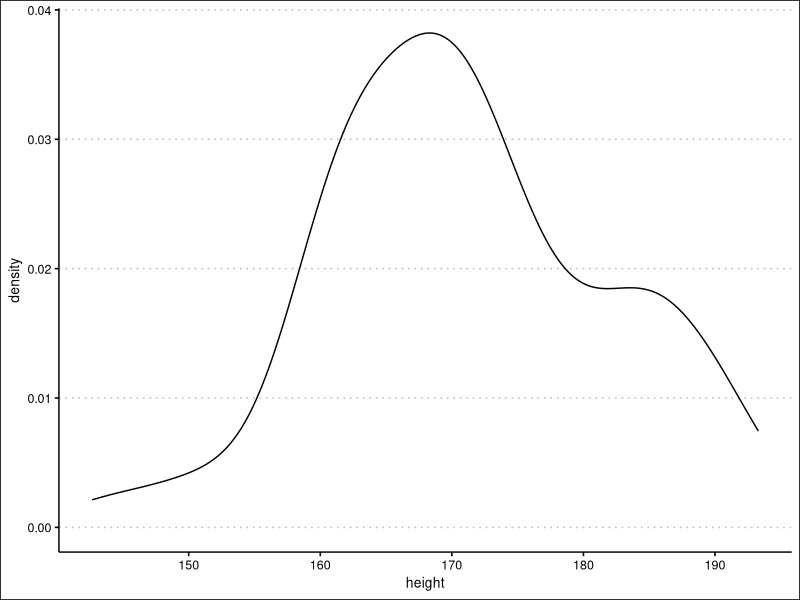
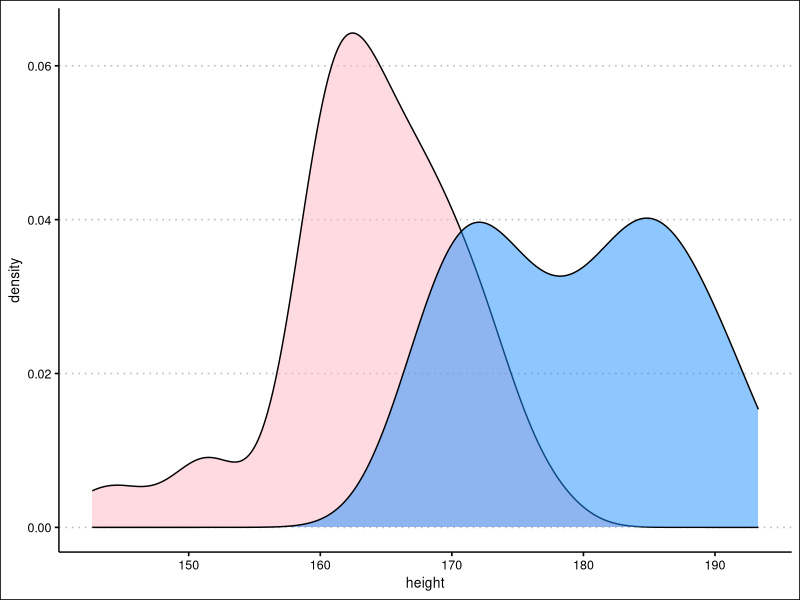
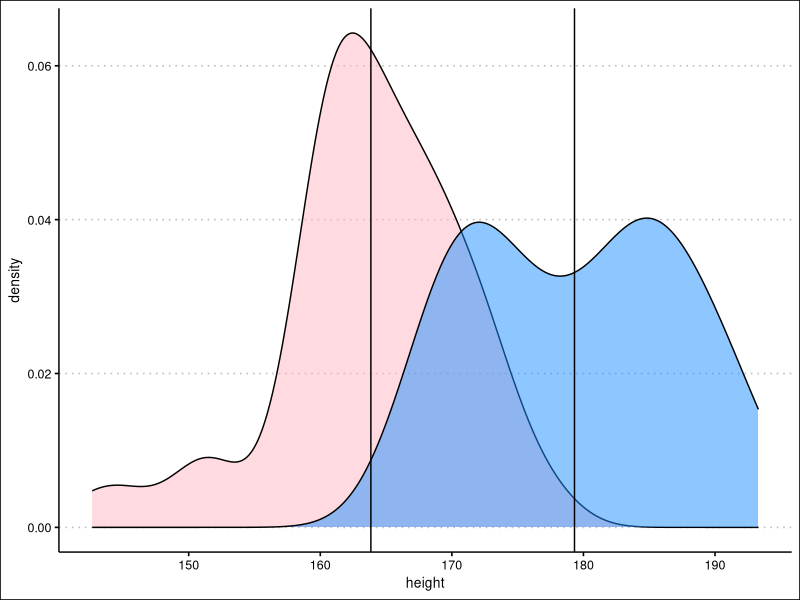

Source code (R) for these figures, in order:
## ---- chunk 1
knitr::opts_chunk$set(
  echo = TRUE,
  warning = F,
  error = F,
  message = F)
## ---- chunk 2
library(tidyverse); library(ggthemes)
theme_set( theme_clean() )

set.seed(1)

# (U.S. Census, 2019)
n_nyc     <- 8336817
n_females <- floor(n_nyc * 0.523)
n_males   <- n_nyc - n_females

# (Rosner, 2013)
height_m <- rnorm(n = n_males,   mean = 178.4, sd = 7.6)
height_f <- rnorm(n = n_females, mean = 164.7, sd = 7.1)

population_nyc <- 
  data.frame(
    height = c(height_m, height_f),
    male   = c(rep(TRUE, n_males), rep(FALSE, n_females))
  )
## ---- chunk 3
samples <- 
  population_nyc %>% 
  slice_sample(n = 100, replace = FALSE)
## ---- chunk 4
ggplot(samples) + 
  geom_density(aes(x = height))
## ---- chunk 5
ggplot(samples) + 
  geom_density(aes(x = height, 
                   group = male, 
                   fill = male),
               alpha = 0.5) +
  scale_fill_manual(
    breaks = c(FALSE, TRUE), 
    values = c("lightpink", "dodgerblue")) +
  theme(legend.position = "")
## ---- chunk 6
samples %>%
  group_by(male) %>%
  summarise(
    x_bar = mean(height), 
    var   = var(height), 
    sd    = sd(height)
  )
## ---- chunk 7
ggplot(samples) + 
  geom_density(aes(x = height, 
                   group = male, 
                   fill = male),
               alpha = 0.5) +
  scale_fill_manual(
    breaks = c(FALSE, TRUE), 
    values = c("lightpink", "dodgerblue")) +
  theme(legend.position = "") +
  geom_vline(data = filter(samples, male == FALSE),
             aes(xintercept = mean(height))) +
  geom_vline(data = filter(samples, male == TRUE),
             aes(xintercept = mean(height)))
